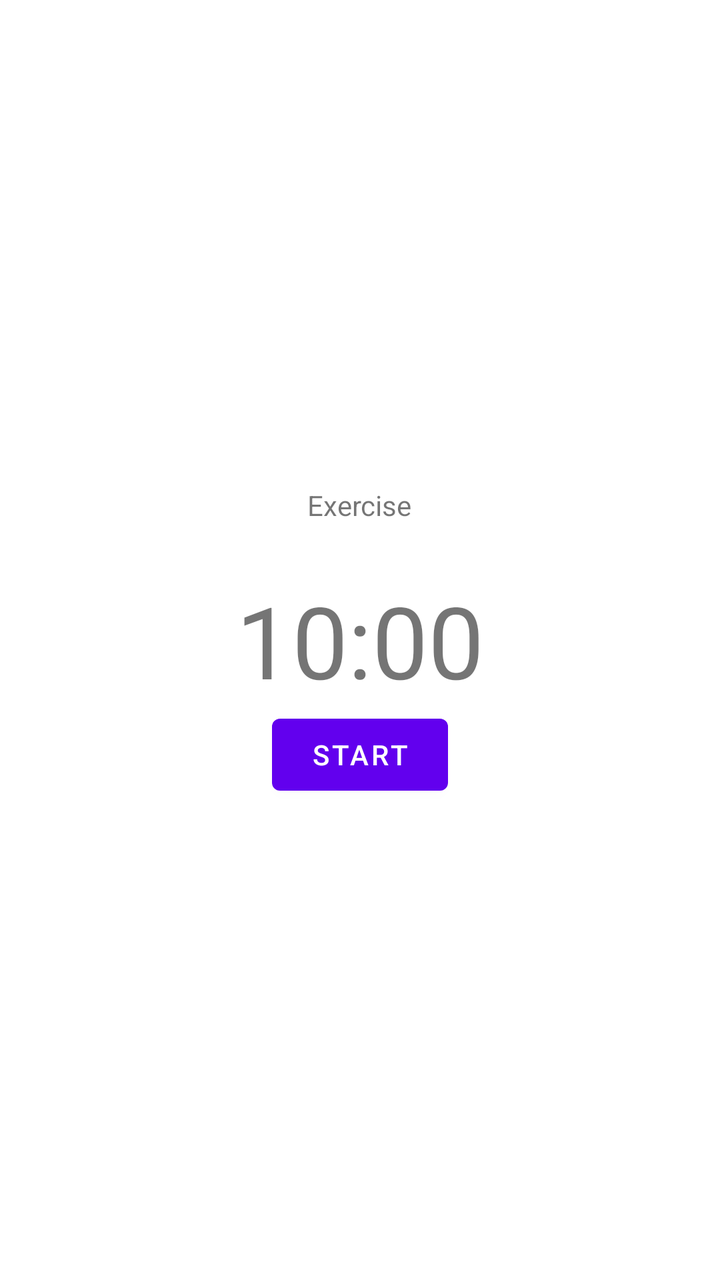
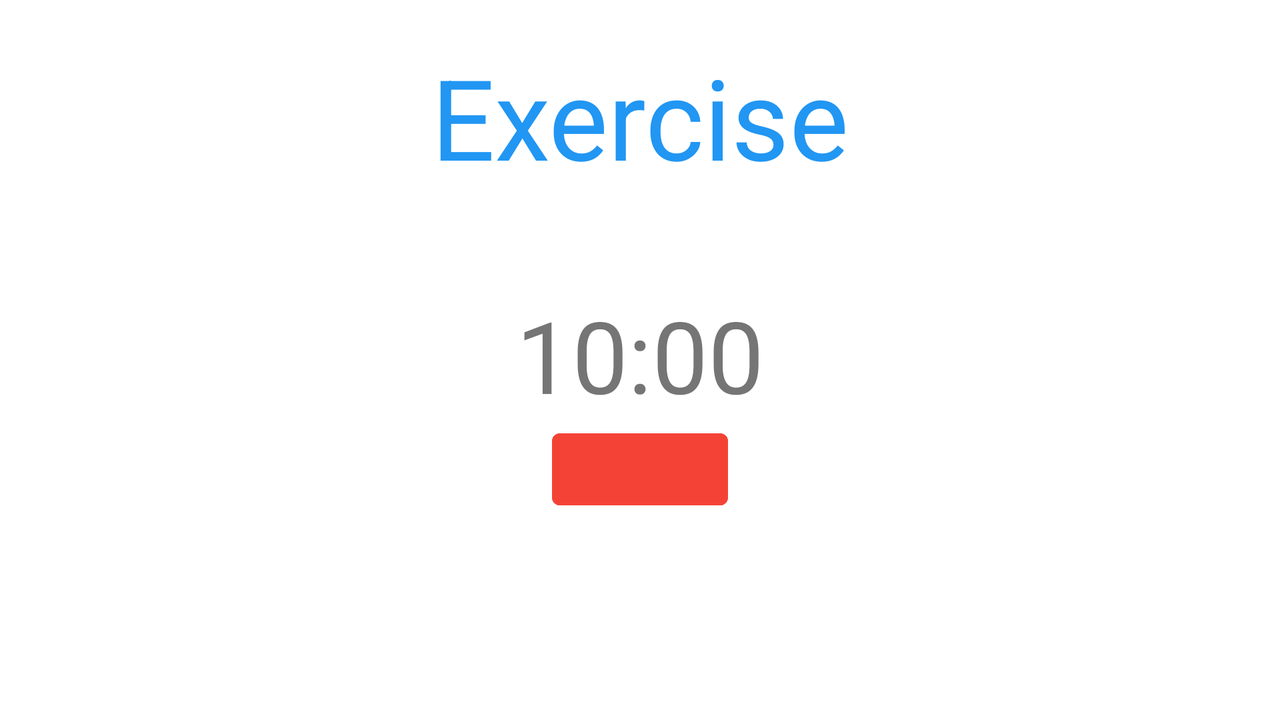

Compare how this app lays out the same screen by default and in its alternative resource folder. The renders come first, then the two layout files and the values they reference.
<!-- AndroidManifest.xml: application theme Theme.ExerciseTimer -->
<!-- res/layout/activity_run_timer.xml -->
<?xml version="1.0" encoding="utf-8"?>
<RelativeLayout xmlns:android="http://schemas.android.com/apk/res/android"
    xmlns:app="http://schemas.android.com/apk/res-auto"
    xmlns:tools="http://schemas.android.com/tools"
    android:layout_width="match_parent"
    android:layout_height="match_parent"
    tools:context=".StartWorkOut">

    <TextView
        android:id="@+id/countdown_text"
        android:layout_width="wrap_content"
        android:layout_height="wrap_content"
        android:layout_centerInParent="true"
        android:textSize="50sp"
        tools:text="10:00" />

    <Button
        android:id="@+id/countdown_button"
        android:layout_width="wrap_content"
        android:layout_height="wrap_content"
        android:layout_below="@+id/countdown_text"
        android:layout_centerHorizontal="true"
        android:text="start" />

    <Button
        android:id="@+id/home_button"
        android:visibility="invisible"
        android:layout_width="wrap_content"
        android:layout_height="wrap_content"
        android:layout_below="@+id/countdown_button"
        android:layout_centerHorizontal="true"
        android:text="Home" />

    <TextView
        android:id="@+id/exercise_status"
        android:layout_width="wrap_content"
        android:layout_height="wrap_content"
        android:layout_alignParentTop="true"
        android:layout_centerHorizontal="true"
        android:layout_marginTop="243dp"
        android:text="Exercise" />

</RelativeLayout>
<!-- resources referenced by this layout -->
<resources>
  <style name="Theme.ExerciseTimer" parent="Theme.MaterialComponents.DayNight.DarkActionBar">
          
          <item name="colorPrimary">@color/purple_500</item>
          <item name="colorPrimaryVariant">@color/purple_700</item>
          <item name="colorOnPrimary">@color/white</item>
          
          <item name="colorSecondary">@color/teal_200</item>
          <item name="colorSecondaryVariant">@color/teal_700</item>
          <item name="colorOnSecondary">@color/black</item>
          
          <item name="android:statusBarColor" tools:targetApi="l">?attr/colorPrimaryVariant</item>
          
      </style>
</resources>
<!-- res/layout-land/activity_run_timer.xml (the repository's variant of the layout above) -->
<!-- drawn on the phone turned sideways -->
<?xml version="1.0" encoding="utf-8"?>
<RelativeLayout xmlns:android="http://schemas.android.com/apk/res/android"
    xmlns:app="http://schemas.android.com/apk/res-auto"
    xmlns:tools="http://schemas.android.com/tools"
    android:layout_width="match_parent"
    android:layout_height="match_parent"
    tools:context=".StartWorkOut">

    <TextView
        android:id="@+id/countdown_text"
        android:layout_width="wrap_content"
        android:layout_height="wrap_content"
        android:layout_alignParentTop="true"
        android:layout_centerHorizontal="true"
        android:layout_marginTop="144dp"
        android:textSize="50sp"
        tools:text="10:00" />

    <Button
        android:id="@+id/countdown_button"
        android:layout_width="wrap_content"
        android:layout_height="wrap_content"
        android:layout_below="@+id/countdown_text"
        android:layout_centerHorizontal="true"
        android:backgroundTint="#F44336" />

    <Button
        android:id="@+id/home_button"
        android:visibility="invisible"
        android:layout_width="wrap_content"
        android:layout_height="wrap_content"
        android:layout_below="@+id/countdown_button"
        android:layout_centerHorizontal="true"
        android:text="Home" />

    <TextView
        android:id="@+id/exercise_status"
        android:layout_width="wrap_content"
        android:layout_height="wrap_content"
        android:layout_alignParentTop="true"
        android:layout_centerHorizontal="true"
        android:layout_marginTop="21dp"
        android:text="Exercise"

        android:textAppearance="@style/TextAppearance.AppCompat.Display3"
        android:textColor="#2196F3" />

</RelativeLayout>
